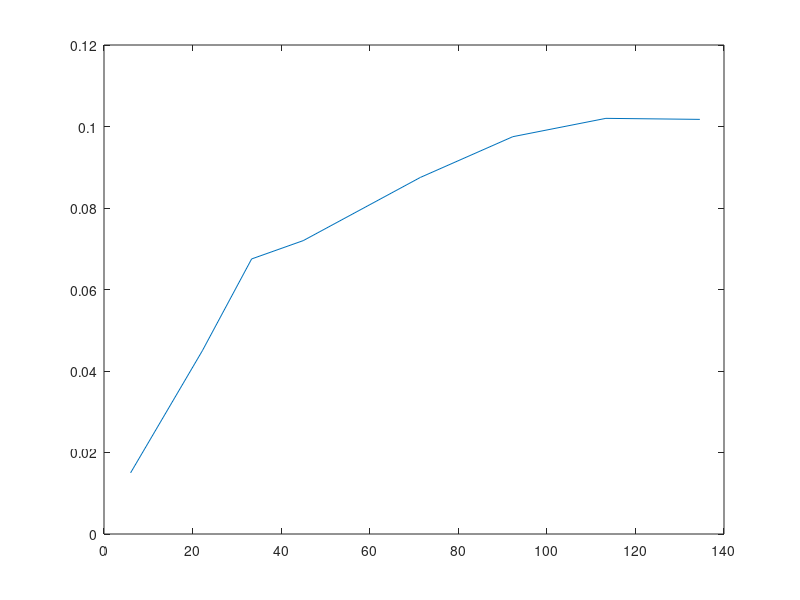

Write the MATLAB code that produced this figure.
%CLEAR

V = [0.3,1,1.5,1.8,2.5,3.0,3.4,3.7];
I = [0.050,0.045,0.045,0.040,0.035,0.0325,0.030,0.0275];

R = V ./I;
P = V .*I;

R

plot(R,P);